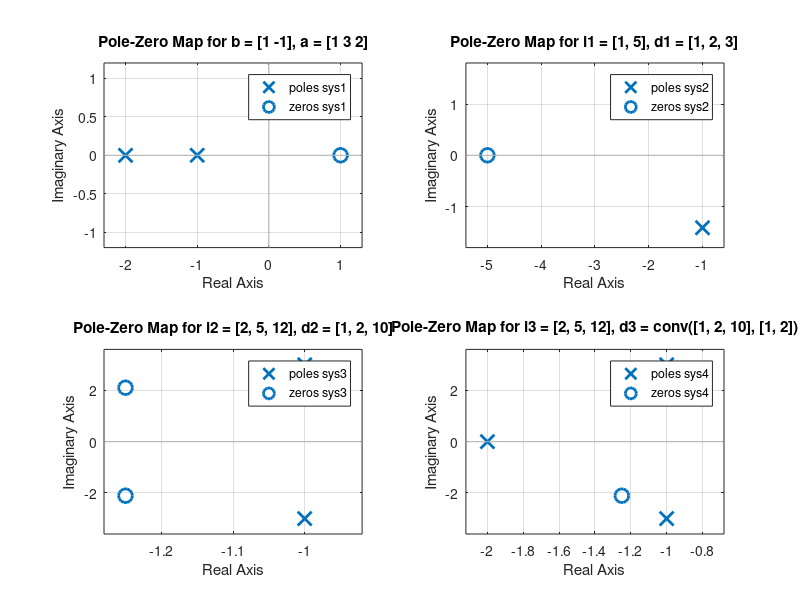

Recreate this plot in MATLAB.
##% Octave Code
##
##clear all;
##close all;
##pkg load control; % Load the control package
##
##% Define the numerator and denominator coefficients
##num = [5 10];
##den = [1 4 3];
##
##% Create the transfer function model
##sys = tf(num, den);
##
##% Plot the pole-zero diagram
##pzmap(sys);

% Octave Code

##clear all;
##close all;
##pkg load control;  % Load the control package
##
##% Define the numerator and denominator coefficients
##num = [2 5 12];
##den = [1 2 10];
##
##% Create the transfer function model
##sys = tf(num, den);
##
##% Plot the pole-zero diagram
##pzmap(sys);

% Octave Code

##clear all;
##close all;
##pkg load control;  % Load the control package
##
##% Define the numerator and denominator coefficients
##num = [2 5 12]
##den = conv([1 2 10], [1 2]);  % Convolve the two denominator polynomials
##
##% Create the transfer function model
##sys = tf(num, den);
##
##% Plot the pole-zero diagram
##pzmap(sys);


% Clear workspace and close all figures
clear all;
close all;

% Load the control package
pkg load control;

% Plot 1: Create LTI model and Pole-zero map for the given b and a
subplot(2,2,1)
b = [1 -1]; % Numerator coefficients
a = [1 3 2]; % Denominator coefficients
sys1 = tf(b, a); % Create LTI model
pzmap(sys1); % Generates pole-zero diagram using LTI model
title('Pole-Zero Map for b = [1 -1], a = [1 3 2]');

% Plot 2: Create LTI model and Pole-zero map for i1 and d1
i1 = [1, 5];
d1 = [1, 2, 3];
sys2 = tf(i1, d1); % Create LTI model
subplot(2,2,2);
pzmap(sys2);
title('Pole-Zero Map for i1 = [1, 5], d1 = [1, 2, 3]');

% Plot 3: Create LTI model and Pole-zero map for i2 and d2
i2 = [2, 5, 12];
d2 = [1, 2, 10];
sys3 = tf(i2, d2); % Create LTI model
subplot(2,2,3);
pzmap(sys3);
title('Pole-Zero Map for i2 = [2, 5, 12], d2 = [1, 2, 10]');

% Plot 4: Create LTI model and Pole-zero map for i3 and d3
i3 = [2, 5, 12];
d3 = conv([1, 2, 10], [1, 2]);
sys4 = tf(i3, d3); % Create LTI model
subplot(2,2,4);
pzmap(sys4);
title('Pole-Zero Map for i3 = [2, 5, 12], d3 = conv([1, 2, 10], [1, 2])');






